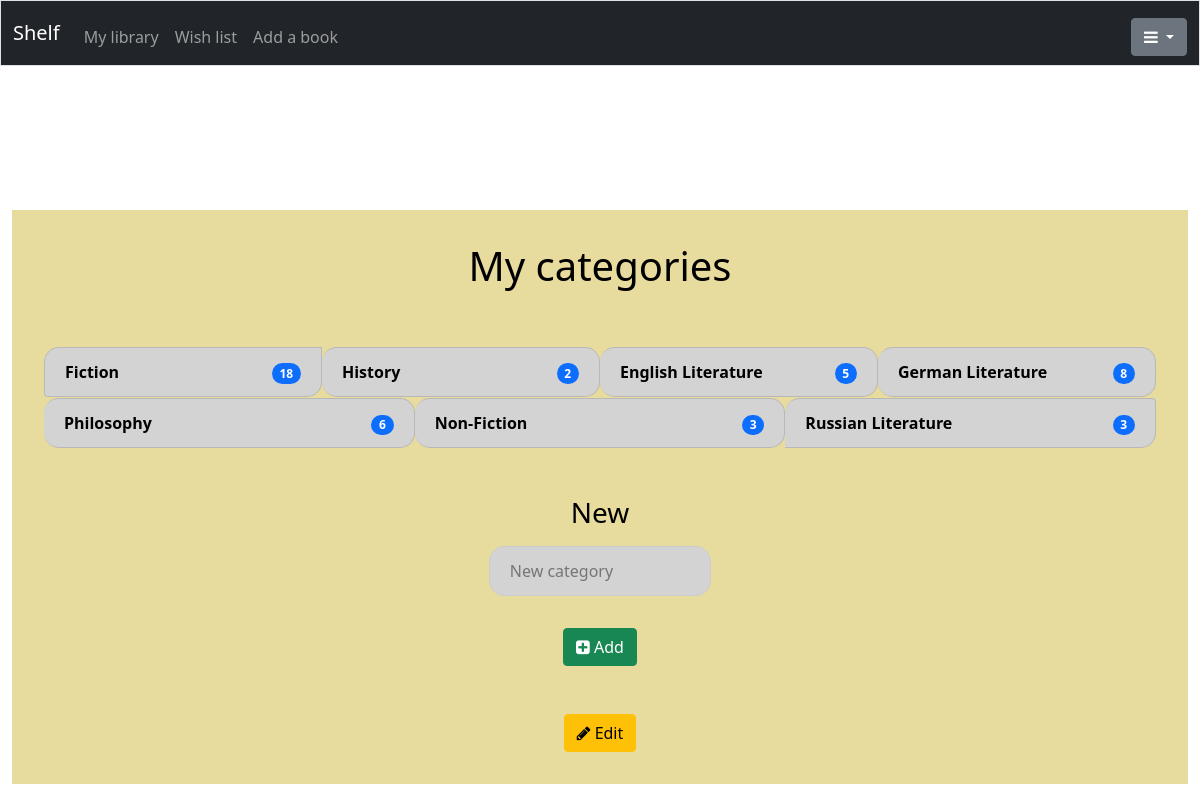
The app's page /categories (signed in) with its own data.
### tables this page shows
CREATE TABLE categories
(id INTEGER PRIMARY KEY AUTOINCREMENT NOT NULL,
name TEXT,
reader INT,
FOREIGN KEY (reader) REFERENCES users(id)
);

### app.py (the view)
@app.route("/categories", methods=["GET", "POST"])
@login_required
def categories():
    categories = get_categories()
    number_of_categories = len(categories)
    categories = get_number_of_books_in_each_category(categories)
    if request.method == "POST":
        new_category = request.form.get("add_category")
        old_categories = list()
        for category in categories:
            old_categories.append(category["name"])
        if new_category in old_categories:
            error = "This category already exists"
            return render_template("categories.html", categories=categories, number_of_categories=number_of_categories, error=error)
        add_new_category(new_category)
        return redirect("/categories")
    else:
        return render_template("categories.html", categories=categories, number_of_categories=number_of_categories)

### app.py (called while the page is built)
@app.after_request
def after_request(response):
    response.headers["Cache-Control"] = "no-cache, no-store, must-revalidate"
    response.headers["Expires"] = 0
    response.headers["Pragma"] = "no-cache"
    return response

### helpers.py (called while the page is built)
def login_required(f):
    @wraps(f)
    def decorated_function(*args, **kwargs):
        if session.get("user_id") is None:
            return redirect("/login")
        return f(*args, **kwargs)
    return decorated_function

def get_categories():
    return db.execute("SELECT name FROM categories WHERE reader = ?", session["user_id"])

def get_number_of_books_in_each_category(categories):
    status = "library"
    for category in categories:
        category_id = db.execute("SELECT id FROM categories WHERE name = ? AND reader = ?",
                                    category["name"], session["user_id"])[0]["id"]
        number_of_books = db.execute(
            "SELECT COUNT(book_id) FROM sorted_books JOIN books ON sorted_books.book_id = books.id WHERE category_id = ? AND status = ?",
                                        category_id, status)[0]["COUNT(book_id)"]
        category["count"] = number_of_books
    return categories

### templates/categories.html (shortened to what this page needs)
{% extends "layout.html" %}
{% block main %}
    <div class="entrance">
        {% if number_of_categories %}
            <h1>My categories</h1><br><br>
            <ul class="list-group list-group-horizontal list_of_books_categories">
                {% for category in categories %}
                    <li class="list-group-item d-flex flex-fill justify-content-between align-items-center list-group-item-dark book_categories">
                        {% if category.count > 0 %}
                            <a class="black_link" href="/books/{{ category.name }}">
                                <b>{{ category.name }}</b>
                            </a>
                        {% else %}
                            <b>{{ category.name }}</b>
                        {% endif %}
                        <div class="count">
                            <span class="badge bg-primary rounded-pill">{{ category.count }}</span>
                        </div>
                    </li>
                {% endfor %}
            </ul><br><br>
            <div>
                <h3>New</h3>
                <form action="/categories" method="post">
                    <div>
                        <input class="input field" autocomplete="off" name="add_category" placeholder="New category" type="text" required>
                    </div><br>
                    <button class="btn btn-success" type="submit" value="upload">
                        <i class="fa fa-plus-square" aria-hidden="true"></i> Add
                    </button>
                </form>
            </div><br><br>
            <button onclick="edit('count', 'delete'); return false;" class="btn btn-warning" type="button">
                <i class="fa fa-pencil" aria-hidden="true"></i> Edit
            </button>
        {% endif %}
    </div>
{% endblock %}

### static/styles.css (style rules this page uses)
body { background-image: url("pictures/book_shelf_photo.jpg"); background-repeat: no-repeat; background-attachment: fixed; background-size: cover; overflow-x: hidden; }
.entrance { background-color: rgba(228, 213, 140, 0.842); margin: auto; padding: 2em; color:black; justify-content: center; align-items: center; text-align: center; margin-top: 90px; }
.field { width: 20%; padding: 12px 20px; margin: 8px 0; display: inline-block; border: 1px solid #ccc; border-radius: 15px; box-sizing: border-box; background-color: rgba(211, 211, 212); }
.all_books, .list_of_books_locations, .list_of_books_categories { justify-content: center; align-items: center; text-align: center; flex-wrap: wrap; }
.book_locations, .book_categories { width: 25%; border-radius: 15px; margin: 0.5px 0; padding: 12px 20px; }
.book_categories:first-child, .book_categories:last-child { border-radius: 15px; padding: 12px 20px; }
.black_link { text-decoration: none; color: black; }

### records on screen
categories: name "Fiction", count "18"
categories: name "History", count "2"
categories: name "English Literature", count "5"
categories: name "German Literature", count "8"
categories: name "Philosophy", count "6"
categories: name "Non-Fiction", count "3"
categories: name "Russian Literature", count "3"
